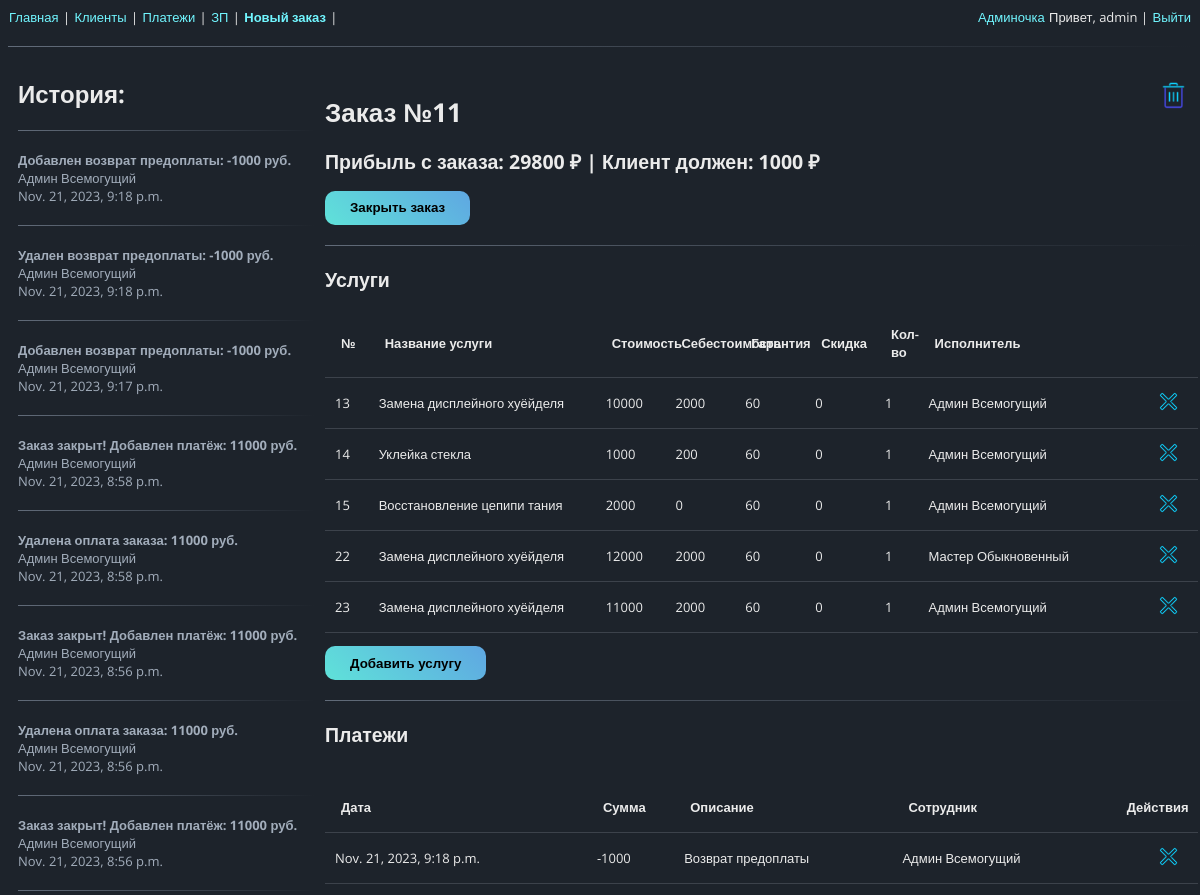
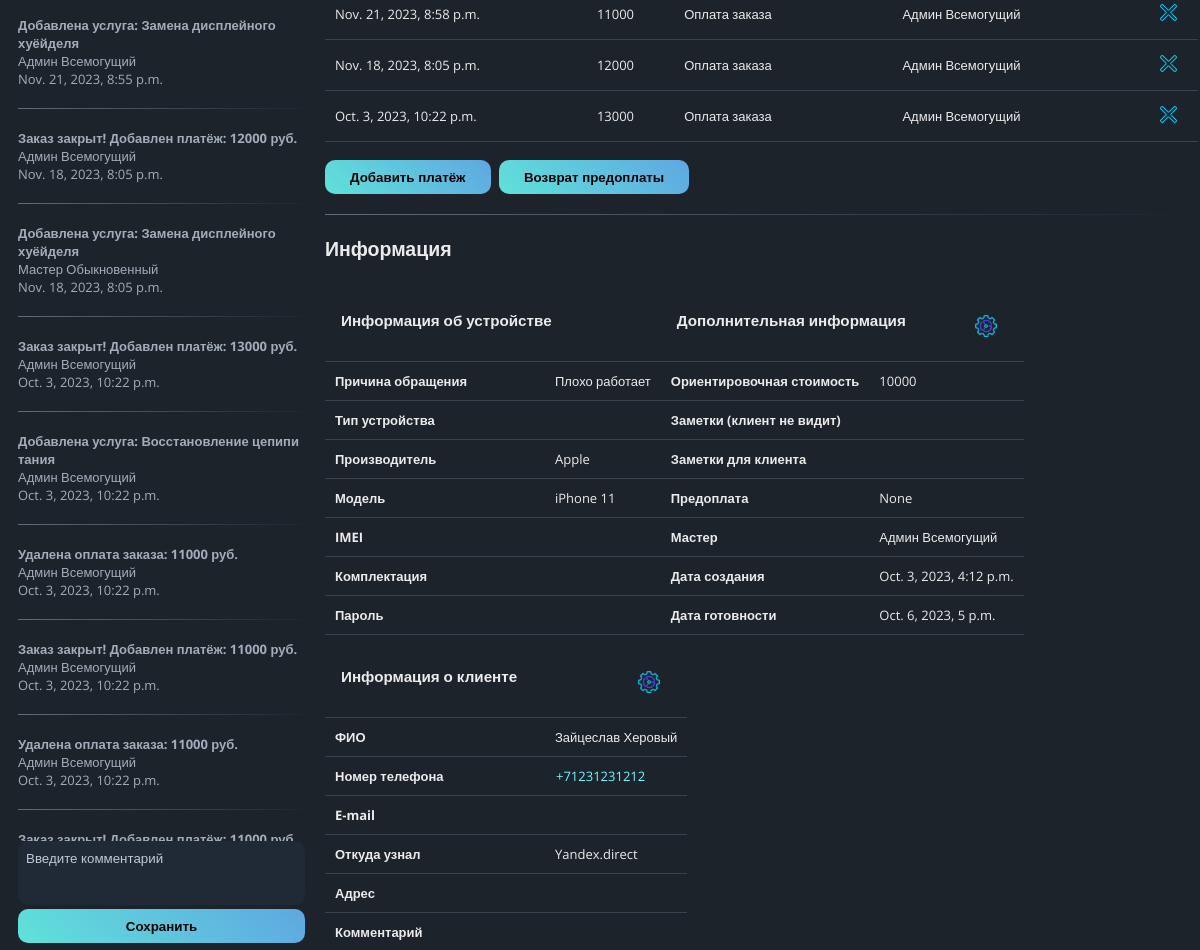
The page /order/11 (signed in) on the database as committed earlier (2 pictures, top to bottom).
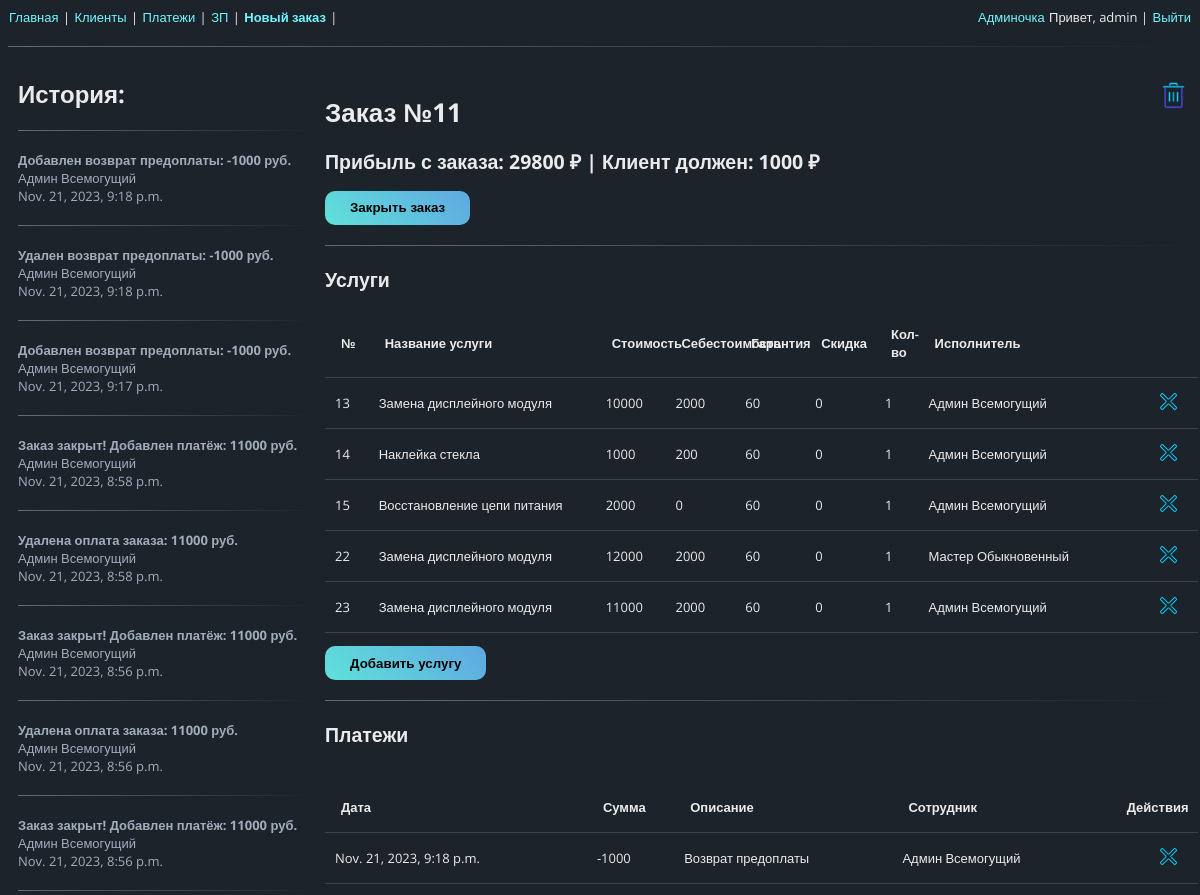
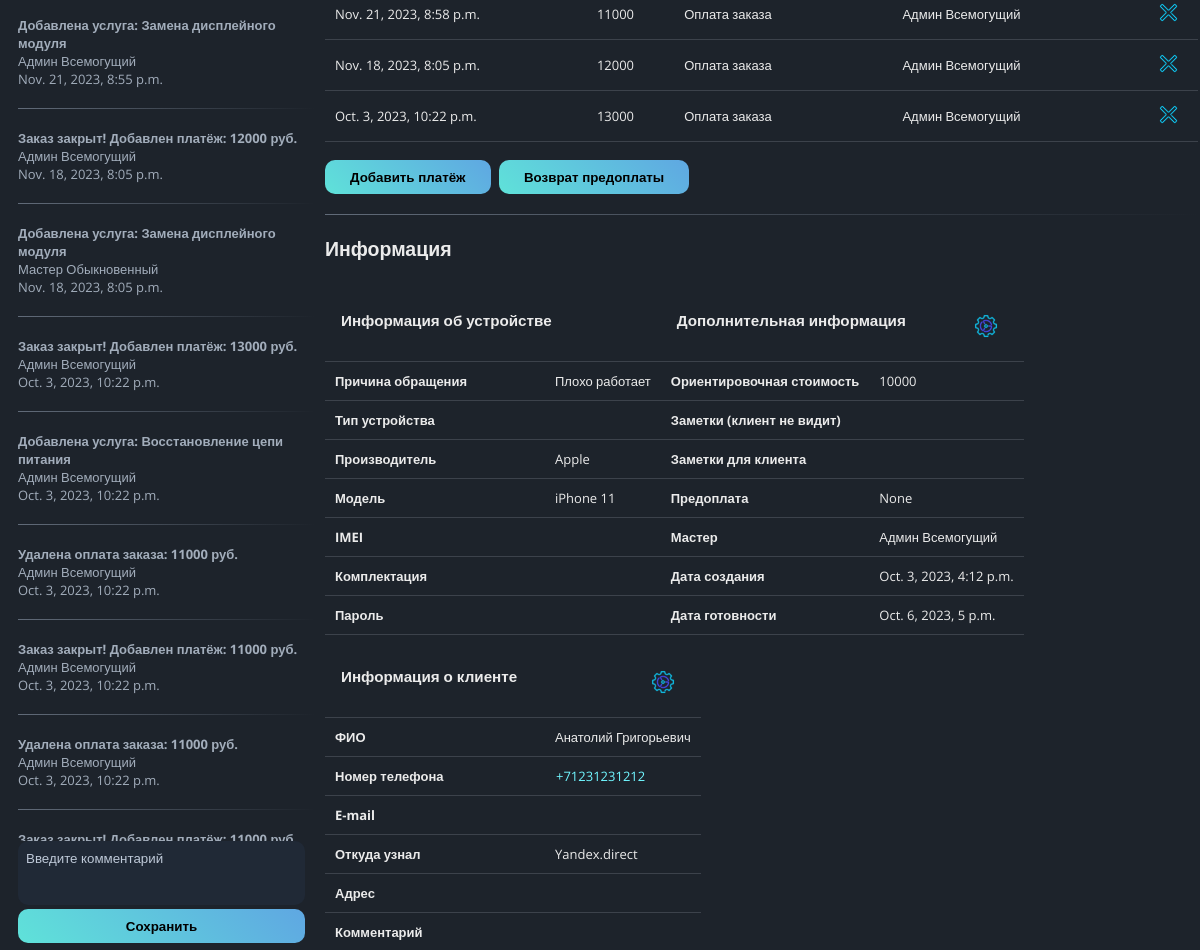
The same page on the database as committed later (2 pictures, top to bottom).
### orders/models.py (models this page shows)
class OrderHistory(models.Model):
    order = models.ForeignKey(Order, on_delete=models.CASCADE, verbose_name='Заказ')
    employee = models.ForeignKey(Employees, on_delete=models.PROTECT, null=True, blank=True,
                                verbose_name='Исполнитель')
    date = models.DateTimeField(default=timezone.now)
    message = models.CharField(max_length=200, verbose_name='Сообщение')

class Works(models.Model):
    def get_absolute_url(self):
        return reverse('edit_work', kwargs={'order_id': self.order_id, 'work_id': self.pk})
    order = models.ForeignKey(Order, on_delete=models.CASCADE, verbose_name='Заказ')
    employee = models.ForeignKey(Employees, on_delete=models.PROTECT, null=True, blank=True,
                                verbose_name='Исполнитель')
    payment = models.ForeignKey(Payments, on_delete=models.SET_NULL, null=True, blank=True,
                                verbose_name='Платёж №')
    work = models.CharField(max_length=50, verbose_name='Название услуги')
    price = models.IntegerField(verbose_name='Стоимость')
    cost = models.IntegerField(default=0, blank=True, verbose_name='Себестоимость')
    guarantee = models.IntegerField(default=60, verbose_name='Гарантия')
    discount = models.IntegerField(default=0, blank=True, verbose_name='Скидка')
    quantity = models.IntegerField(default=1, verbose_name='Количество')
    paid_by_client = models.BooleanField(default=False, verbose_name='Оплачено клиентом')

### clients/models.py (models this page shows, shortened)
class Client(models.Model):
    name = models.CharField(max_length=40, verbose_name='Имя')
    tel = models.CharField(max_length=15, verbose_name='Номер телефона')
    email = models.EmailField(blank=True, default='', verbose_name='E-mail')
    source = models.ForeignKey(ClientSource, on_delete=models.PROTECT,
                               null=True, blank=True, verbose_name='Источник')
    adress = models.CharField(max_length=150, blank=True, default='', verbose_name='Адрес')
    comment_client = models.CharField(max_length=50, blank=True, default='',
                                      verbose_name='Комментарий о клиенте')

class ClientSource(models.Model):
    source = models.CharField(max_length=30, default='', blank=True)
    def __str__(self):
        return self.source

### users/models.py (models this page shows, shortened)
class Employees(AbstractUser):
    percent = models.IntegerField(verbose_name='Процент от заказа', default=50)
    earnings = models.IntegerField(default=0, verbose_name='Заработок с последней выплаты')

### orders/views.py (the view, shortened to what this page needs)
# urls.py: path('order/<int:order_id>', OrderDetail.as_view(), name='order'),
class OrderDetail(PermissionRequiredMixin, DetailView):
    permission_required = 'orders.view_order'
    login_url = reverse_lazy('login')
    model = Order
    template_name = 'order.html'
    context_object_name = 'order'
    pk_url_kwarg = 'order_id'
    def get_context_data(self, **kwargs):
        context = self.object.get_order_data()
        context['order_history_form'] = OrderHistoryForm()
        return context

### orders/forms.py
class OrderHistoryForm(forms.ModelForm):
    class Meta:
        model = OrderHistory
        fields = ['message', ]
        widgets = {
            'message': forms.Textarea(attrs={'class': 'order_containers-history history_message',
                                             'rows': 5, 'placeholder': 'Введите комментарий'})
        }

### orders/models.py (called while the page is built)
    def get_finance_data(self):
        works = Works.objects.filter(order_id=self.pk)
        payments = Payments.objects.filter(order_id=self.pk)
        prepayments_sum, profit, price = 0, 0, 0
        for payment in payments:
            prepayments_sum += payment.income + payment.expense
        for work in works:
            work_price = (work.price - work.discount) * work.quantity
            price += work_price
            profit += work_price - (work.cost * work.quantity)
        client_debt = price - prepayments_sum
        finance_data = {'profit': profit, 'client_debt': client_debt}
        return finance_data

### orders/templates/order.html (shortened to what the changed rows need)
{% extends "base.html" %}
{% load static %}
{% block content%}
<div class="order_containers">
    <div class="order_containers-history">
        <div class="scrollable">
        {% for message in history %}
            <div class="grey_text">
            <b>{{ message.message }}</b> <br>
            <font size="2">{{ message.employee.get_full_name }}</font> <br>
            <font size="2">{{ message.date }}</font>
            </div>
            <hr>
        {% endfor %}
        </div>
    </div>
    <div class="order_containers-content">
        <h1> Заказ №{{order.id}}  </h1>
        <h2> Прибыль с заказа:  {{order.get_finance_data.profit}} &#8381; |
        {% with client_debt=order.get_finance_data.client_debt %}
            {% if client_debt < 0 %}
                Клиент оплатил: {{client_debt|cut:"-"}} &#8381;  </h2>
            {% elif client_debt == 0 %}
                Заказ оплачен!  </h2>
            {% else %}
                Клиент должен: {{client_debt}} &#8381;  </h2>
            {% endif %}
        {% endwith %}
        <h2>Услуги</h2>
        <table class="full_width">
            <thead>
                <th width=5%>№</th>
                <th>Название услуги</th>
                <th width=8%>Стоимость</th>
                <th width=8%>Себестоимость</th>
                <th width=8%>Гарантия</th>
                <th width=8%>Скидка</th>
                <th width=5%>Кол-во</th>
                <th>Исполнитель</th>
                <th width=6%></th>
            </thead>
            {% for work in works %}
                <tr class="selectable"
                    onclick="document.location = '{{work.get_absolute_url}}';">
                    <td>{{ work.id }}</td>
                    <td>{{ work.work }}</td>
                    <td>{{ work.price }}</td>
                    <td>{{ work.cost }}</td>
                    <td>{{ work.guarantee }}</td>
                    <td>{{ work.discount }}</td>
                    <td>{{ work.quantity }}</td>
                    <td>{{ work.employee.get_full_name }}</td>
                    <td>
                    {% if perms.orders.delete_works %}
                        <button class="icon_button last">
                            <a href="{% url 'delete_work' work.order_id work.id %}">
                                <img src="{% static 'icons/delete.png' %}" height="25">
                            </a>
                        </button>
                    {% endif %}
                </tr>
            {% endfor %}
        </table>
        <h2>Платежи</h2>
        <table border="0" class="full_width">
            <thead>
                <th width=30%>Дата</th>
                <th width=10%>Сумма</th>
                <th width=25%>Описание</th>
                <th width=25%>Сотрудник</th>
                <th width=10%>Действия</th>
            </thead>
        </table>
        <br>
        <h2>Информация</h2>
        <div class="flexible_table_info">
            <div class="flexible_table_info-item">
                <table>
                    <thead>
                        <th colspan="2"><h3>Информация об устройстве</h3></th>
                    </thead>
                </table>
            </div>
            <div class="flexible_table_info-item">
                <table>
                    <thead>
                        <th colspan="2"> <h3>Дополнительная информация
                        {% if perms.orders.change_order %}
                            <button class="icon_button last">
                                <a href="{% url 'edit_order' order.pk %}">
                                </a>
                            </button>
                        {% endif %}</th>
                    </thead>
                </table>
            </div>
            <div class="flexible_table_info-item">
                <table>
                    <thead>
                        <th colspan="2" align="left"><h3>Информация о клиенте
                            {% if perms.clients.change_client %}
                                <button class="icon_button last">
                                    <a href="{% url 'edit_client' client.pk %}?order_id={{order.pk}}">
                                    </a>
                                </button>
                            {% endif %}
                        </h3></th>
                    </thead>
                    <tbody>
                        <tr>
                            <td width="220"> <b>ФИО</b> </td>
                            <td>{{ client.name }}</td>
                        </tr>
                        <tr class="table_info">
                            <td> <a href="tel:{{client.tel}}">{{client.tel}}</a> </td>
                        </tr>
                        <tr>
                            <td> <b> Откуда узнал </b> </td>
                            <td> {{client.source}} </td>
                        </tr>
                    </tbody>
                </table>
            </div>
        </div>
    </div>
</div>
{% endblock content %}

Rows that differ between the two databases and show on the page:
changed OrderHistory "Nov. 21, 2023, 8:55 p.m.": message "Добавлена услуга: Замена дисплейного хуёйделя" → "Добавлена услуга: Замена дисплейного модуля"
changed OrderHistory "Мастер Обыкновенный": message "Добавлена услуга: Замена дисплейного хуёйделя" → "Добавлена услуга: Замена дисплейного модуля"
changed OrderHistory: message "Добавлена услуга: Восстановление цепипи тания" → "Добавлена услуга: Восстановление цепи питания"
changed Works id 13: work "Замена дисплейного хуёйделя" → "Замена дисплейного модуля"
changed Works id 14: work "Уклейка стекла" → "Наклейка стекла"
changed Works id 15: work "Восстановление цепипи тания" → "Восстановление цепи питания"
changed Works "Мастер Обыкновенный": work "Замена дисплейного хуёйделя" → "Замена дисплейного модуля"
changed Works id 23: work "Замена дисплейного хуёйделя" → "Замена дисплейного модуля"
changed Client "Yandex.direct": name "Зайцеслав Херовый" → "Анатолий Григорьевич"
